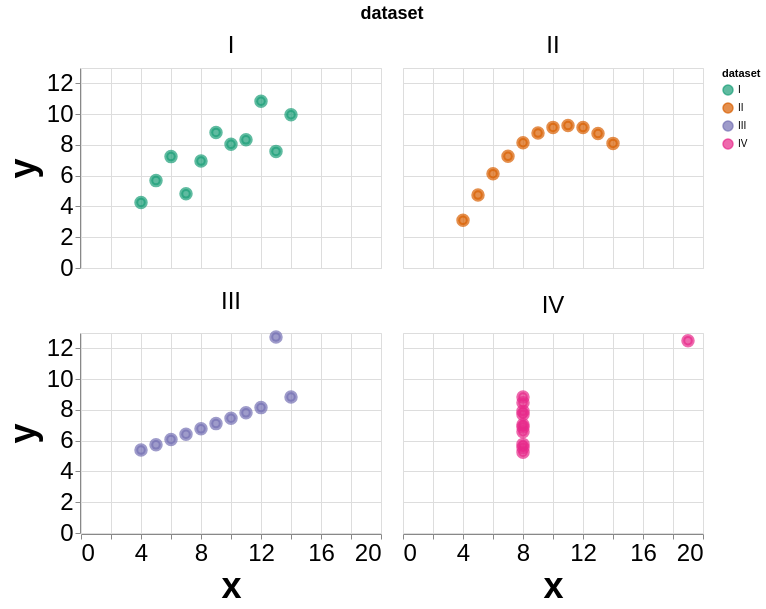

Write the Vega-Lite specification saved for this chart.
### Vega-Lite specification from a JSON file in a GitHub repository (floating-point values rounded to 4 significant figures)
{"config": {"view": {"width": 400, "height": 300}, "mark": {"tooltip": null}, "axis": {"labelFontSize": 24, "titleFontSize": 36}, "header": {"labelFontSize": 24, "titleFontSize": 18}}, "data": {"name": "data-154a55a8aab178bad0b32f89e5c516d1"}, "facet": {"type": "nominal", "field": "dataset"}, "spec": {"mark": "point", "encoding": {"color": {"type": "nominal", "field": "dataset", "scale": {"scheme": "dark2"}}, "fill": {"type": "nominal", "field": "dataset", "scale": {"scheme": "dark2"}}, "size": {"value": 90}, "stroke": {"type": "nominal", "field": "dataset", "scale": {"scheme": "dark2"}}, "strokeWidth": {"value": 4}, "x": {"type": "quantitative", "field": "x"}, "y": {"type": "quantitative", "field": "y"}}, "height": 200, "width": 300}, "columns": 2, "$schema": "https://vega.github.io/schema/vega-lite/v5.json", "datasets": {"data-154a55a8aab178bad0b32f89e5c516d1": [{"id": 0, "dataset": "I", "x": 10.0, "y": 8.04}, {"id": 1, "dataset": "I", "x": 8.0, "y": 6.95}, {"id": 2, "dataset": "I", "x": 13.0, "y": 7.58}, {"id": 3, "dataset": "I", "x": 9.0, "y": 8.81}, {"id": 4, "dataset": "I", "x": 11.0, "y": 8.33}, {"id": 5, "dataset": "I", "x": 14.0, "y": 9.96}, {"id": 6, "dataset": "I", "x": 6.0, "y": 7.24}, {"id": 7, "dataset": "I", "x": 4.0, "y": 4.26}, {"id": 8, "dataset": "I", "x": 12.0, "y": 10.84}, {"id": 9, "dataset": "I", "x": 7.0, "y": 4.82}, {"id": 10, "dataset": "I", "x": 5.0, "y": 5.68}, {"id": 11, "dataset": "II", "x": 10.0, "y": 9.14}, {"id": 12, "dataset": "II", "x": 8.0, "y": 8.14}, {"id": 13, "dataset": "II", "x": 13.0, "y": 8.74}, {"id": 14, "dataset": "II", "x": 9.0, "y": 8.77}, {"id": 15, "dataset": "II", "x": 11.0, "y": 9.26}, {"id": 16, "dataset": "II", "x": 14.0, "y": 8.1}, {"id": 17, "dataset": "II", "x": 6.0, "y": 6.13}, {"id": 18, "dataset": "II", "x": 4.0, "y": 3.1}, {"id": 19, "dataset": "II", "x": 12.0, "y": 9.13}, {"id": 20, "dataset": "II", "x": 7.0, "y": 7.26}, {"id": 21, "dataset": "II", "x": 5.0, "y": 4.74}, {"id": 22, "dataset": "III", "x": 10.0, "y": 7.46}, {"id": 23, "dataset": "III", "x": 8.0, "y": 6.77}, {"id": 24, "dataset": "III", "x": 13.0, "y": 12.74}, {"id": 25, "dataset": "III", "x": 9.0, "y": 7.11}, {"id": 26, "dataset": "III", "x": 11.0, "y": 7.81}, {"id": 27, "dataset": "III", "x": 14.0, "y": 8.84}, {"id": 28, "dataset": "III", "x": 6.0, "y": 6.08}, {"id": 29, "dataset": "III", "x": 4.0, "y": 5.39}, {"id": 30, "dataset": "III", "x": 12.0, "y": 8.15}, {"id": 31, "dataset": "III", "x": 7.0, "y": 6.42}, {"id": 32, "dataset": "III", "x": 5.0, "y": 5.73}, {"id": 33, "dataset": "IV", "x": 8.0, "y": 6.58}, {"id": 34, "dataset": "IV", "x": 8.0, "y": 5.76}, {"id": 35, "dataset": "IV", "x": 8.0, "y": 7.71}, {"id": 36, "dataset": "IV", "x": 8.0, "y": 8.84}, {"id": 37, "dataset": "IV", "x": 8.0, "y": 8.47}, {"id": 38, "dataset": "IV", "x": 8.0, "y": 7.04}, {"id": 39, "dataset": "IV", "x": 8.0, "y": 5.25}, {"id": 40, "dataset": "IV", "x": 19.0, "y": 12.5}, {"id": 41, "dataset": "IV", "x": 8.0, "y": 5.56}, {"id": 42, "dataset": "IV", "x": 8.0, "y": 7.91}, {"id": 43, "dataset": "IV", "x": 8.0, "y": 6.89}]}}
